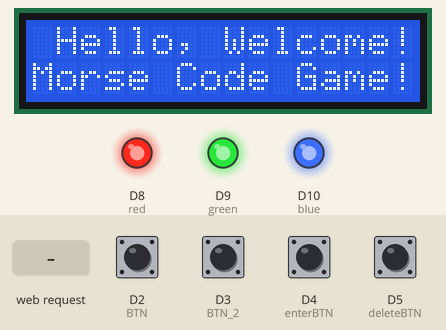
Recording of a sketch running on a simulated Arduino Uno R4 WiFi. On the bench: 16×2 character LCD, output pins drawn as LEDs (lit = HIGH). The test bench sets the inputs (shaded band); at power-on: D2 (BTN), D3 (BTN_2), D4 (enterBTN), D5 (deleteBTN) HIGH. WiFi joins after 1.5 s; servers stay silent unless stated; random numbers use the default seed unless the sketch sets one; what the sketch prints to the serial monitor is not drawn.

Above: at 2.7 s.
2.8 s: D2 (BTN) pulled LOW for 1 s
At 5.0 s:
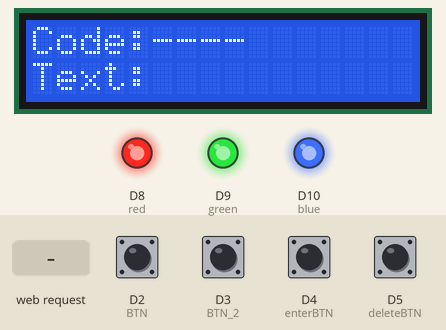
5.3 s: HTTP request GET /setTimer received
At 5.9 s:
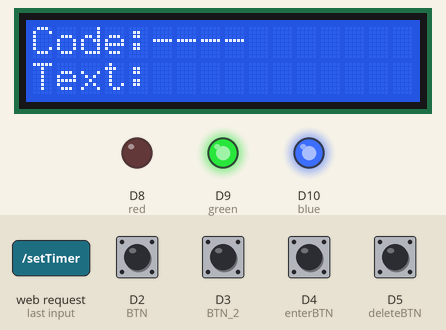
7.8 s: D3 (BTN_2) pulled LOW for 0.15 s
At 9.2 s:
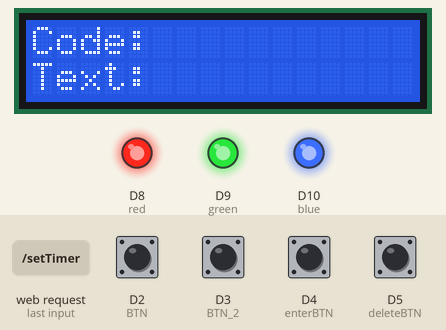
9.5 s: D3 (BTN_2) pulled LOW for 1 s
At 11.7 s:
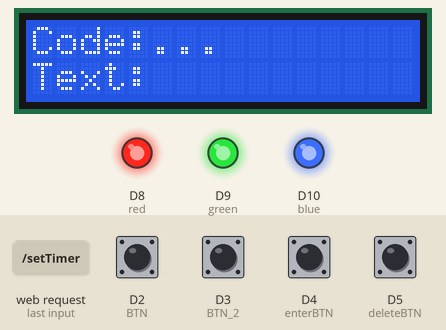
12.0 s: D4 (enterBTN) pulled LOW for 0.15 s
At 12.7 s:
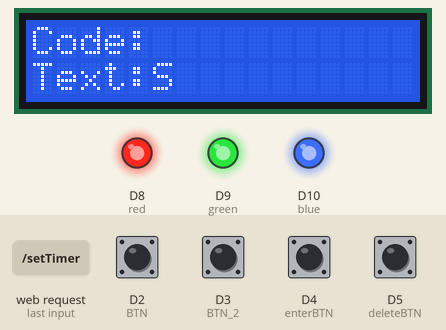
13.7 s: D4 (enterBTN) pulled LOW for 1 s
At 13.92 s:
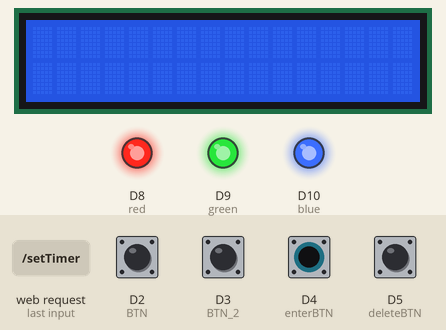
Timing chart, 0 to 16.7 s (numbered marks = the images above; inputs shaded):
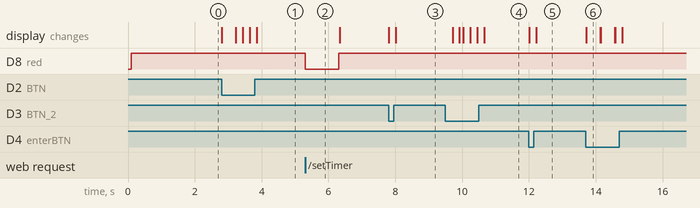

Measured:
- after the input at 2.8 s, the display: first changes at once (image 1 shows a later state)
- after the input at 5.3 s, D8 (red): HIGH → LOW at once, → HIGH 1.0 s later
- after the input at 7.8 s, the display: first changes at once (image 3 shows a later state)
- after the input at 9.5 s, the display: first changes after 0.22 s (image 4 shows a later state)
- after the input at 12.0 s, the display: first changes at once (image 5 shows a later state)
- after the input at 13.7 s, the display: changes at once (image 6)
- what the display in image 6 shows lasts 0.4 s, from 13.7 s to 14.1 s

The sketch:

morse_code_challenger.ino
```cpp
#include <LiquidCrystal_I2C.h>
#include <WiFiS3.h>

// [การตั้งค่า WiFi]
char ssid[] = "";
char pass[] = "";

WiFiServer server(80);

LiquidCrystal_I2C lcd(0x27, 16, 2);

const int BTN = 2;
const int BTN_2 = 3;
const int enterBTN = 4;
const int deleteBTN = 5;
const int red = 8;
const int green = 9;
const int blue = 10;
bool firstEnter = true;
bool randomWord = true;
bool gameOver = false;

int col = 0;
int row = 0;
int opCol = 0;
int ctn = 0;

String morseCode = "";
String output = "";
String targetWord = "";

struct MorsePair {
  const char* code;
  char letter;
};

MorsePair morseTable[] = {
  {".-", 'A'}, {"-...", 'B'}, {"-.-.", 'C'}, {"-..", 'D'},
  {".", 'E'}, {"..-.", 'F'}, {"--.", 'G'}, {"....", 'H'},
  {"..", 'I'}, {".---", 'J'}, {"-.-", 'K'}, {".-..", 'L'},
  {"--", 'M'}, {"-.", 'N'}, {"---", 'O'}, {".--.", 'P'},
  {"--.-", 'Q'}, {".-.", 'R'}, {"...", 'S'}, {"-", 'T'},
  {"..-", 'U'}, {"...-", 'V'}, {".--", 'W'}, {"-..-", 'X'},
  {"-.--", 'Y'}, {"--..", 'Z'}
};

char decodeMorse(String code) {
  for (int i = 0; i < sizeof(morseTable) / sizeof(morseTable[0]); i++) {
    if (code == morseTable[i].code) {
      return morseTable[i].letter;
    }
  }
  return '?'; // ถ้าไม่เจอ
}

void setup()
{
  Serial.begin(9600);
  lcd.init();
  lcd.backlight();
  lcd.print(" Hello, Welcome!");
  lcd.setCursor(0,1);
  lcd.print("Morse Code Game!");
  pinMode(BTN, INPUT_PULLUP);  // Use internal pull-up resistor
  pinMode(BTN_2, INPUT_PULLUP);
  pinMode(enterBTN, INPUT_PULLUP);
  pinMode(deleteBTN, INPUT_PULLUP);
  pinMode(red, OUTPUT);
  pinMode(green, OUTPUT);
  pinMode(blue, OUTPUT);

  digitalWrite(red, HIGH);
  digitalWrite(green, HIGH);
  digitalWrite(blue, HIGH);


  Serial.println("Connecting to WiFi...");
  while (WiFi.begin(ssid, pass) != WL_CONNECTED) {
    Serial.print(".");
    //Note: delay(1000) ใน setup ไม่กระทบต่อ Web Server
    delay(1000);
  }

  Serial.print("SSID: ");
  Serial.println(WiFi.SSID());
  Serial.print("IP: ");
  Serial.println(WiFi.localIP());
  Serial.println("Web Server Started.");

  server.begin();

}

void loop()
{
  WiFiClient client = server.available();
  if (client) {
    String req = client.readStringUntil('\r');
    client.flush();

    if (req.indexOf("/setFirstEnter") != -1) {
      lcd.clear();
      firstEnter = false;  // เปลี่ยนค่า
      client.println("HTTP/1.1 200 OK");
      client.println("Access-Control-Allow-Origin: *"); // ถ้า CORS ปัญหา
      client.println("Content-Type: text/plain");
      client.println("Connection: close");
      client.println();
      client.println("OK");
    }

    if (req.indexOf("/setTimer") != -1) {
      digitalWrite(red, LOW);
      delay(1000);
      digitalWrite(red, HIGH);
      morseCode = "";
      output = "";
      targetWord = "";
      randomWord = true;
      gameOver = false;
      firstEnter = true;
      lcd.clear();
      lcd.setCursor(0,0);
      lcd.print(" Hello, Welcome!");
      lcd.setCursor(0,1);
      lcd.print("Morse Code Game!");

      client.println("HTTP/1.1 200 OK");
      client.println("Access-Control-Allow-Origin: *");
      client.println("Content-Type: text/plain");
      client.println("Connection: close");
      client.println();
      client.println("OK");
    }


    // ส่ง JSON ข้อมูลเมื่อมีคำขอ "/data"
    if (req.indexOf("/data") != -1) {
      client.println("HTTP/1.1 200 OK");
      client.println("Access-Control-Allow-Origin: *");
      client.println("Content-Type: application/json");
      client.println("Connection: close");
      client.println();
      client.print("{\"morse\":\"");
      client.print(morseCode);
      client.print("\",\"decoded\":\"");
      client.print(output);
      client.print("\",\"target\":\"");
      client.print(targetWord);
      client.print("\",\"gameOver\":");
      client.print(gameOver ? "true" : "false");
      client.println("}");
      if (gameOver) gameOver = false;

    }

    client.stop();
  }

  if (randomWord){ //สุ่มคำตามอักษรใน struct
    for (int i = 0; i < 5; i++) {
      int index = random(0, sizeof(morseTable) / sizeof(morseTable[0]));
      targetWord += morseTable[index].letter;
    }
    randomWord = false;
  }

  if (output == targetWord){
    firstEnter = true;
    lcd.clear();
    lcd.setCursor(4,0);
    lcd.print("Correct!");
    lcd.setCursor(4,1);
    lcd.print("Good job.");
    digitalWrite(green, LOW);
    targetWord = "";
    output = "";
    ctn = 0;
    opCol = 0;
    delay(1000);
    digitalWrite(green, HIGH);
    delay(1000);
    lcd.clear();
    lcd.setCursor(0,0);
    lcd.print(" Hello, Welcome!");
    lcd.setCursor(0,1);
    lcd.print("Morse Code Game!");
    randomWord = true;
    firstEnter = true;
    gameOver = true;
  }

  Serial.println(targetWord);
  Serial.println(firstEnter);
  //Serial.println(sizeof(morseTable) / sizeof(morseTable[0]));

  if (!firstEnter){ //เอาไว้ปริ้นคำว่า code: ตอนเริ่ม
    lcd.setCursor(col,row);
    lcd.print("Code:"+morseCode);
    lcd.setCursor(col,1);
    lcd.print("Text:");
  }

  if (opCol > 16){ //ถ้าเกิน 16 ช่องลบทิ้ง
    opCol = 0;
    lcd.clear();
    lcd.setCursor(0, 1);
  }

  if (firstEnter && (digitalRead(BTN)==LOW || digitalRead(BTN_2)==LOW)) {
    firstEnter = false;
    lcd.clear();
    delay(200);
  }


  if (digitalRead(BTN) == LOW) {
    lcd.setCursor(col,row);
    morseCode += "-";
    ctn++;
    delay(200);
  }
  if (digitalRead(BTN_2) == LOW){
    lcd.setCursor(col,row);
    morseCode += ".";
    ctn++;
    delay(200);
  }

  if(digitalRead(enterBTN) == LOW && digitalRead(deleteBTN) == LOW){
    if (morseCode.length() > 0) {
      morseCode.remove(morseCode.length() - 1); // ลบสัญลักษณ์สุดท้ายในรหัสมอร์ส
      lcd.clear();
      lcd.setCursor(0, 0);
      lcd.print("Code:" + morseCode);
      lcd.setCursor(0, 1);
      lcd.print(output);
      delay(300);
    }
  }

  if (digitalRead(deleteBTN) == LOW){//กดพร้อมกันเเล้วลบตัวอักษรตัวนึง
    if (output.length() > 0) {
      output.remove(output.length() - 1); // ลบตัวสุดท้ายออก
      opCol--;
      if (opCol < 0) opCol = 0;
      lcd.clear();
      lcd.setCursor(5, 1);
      lcd.print(output);
      delay(300);
    }
  }

  if (ctn > 5){
    morseCode = "";
    ctn = 0;
    lcd.clear();
    delay(100);
    lcd.setCursor(0,1);
    lcd.print(output);
  }

  if (digitalRead(enterBTN) == LOW){
    lcd.clear();
    lcd.setCursor(5,1);
    delay(200);
    ctn = 0;

    char decoded = decodeMorse(morseCode);
    if (decoded != '?'){
      output += decoded;
    };

    lcd.print(output);
    opCol++;
    morseCode = "";
  }

}
```
